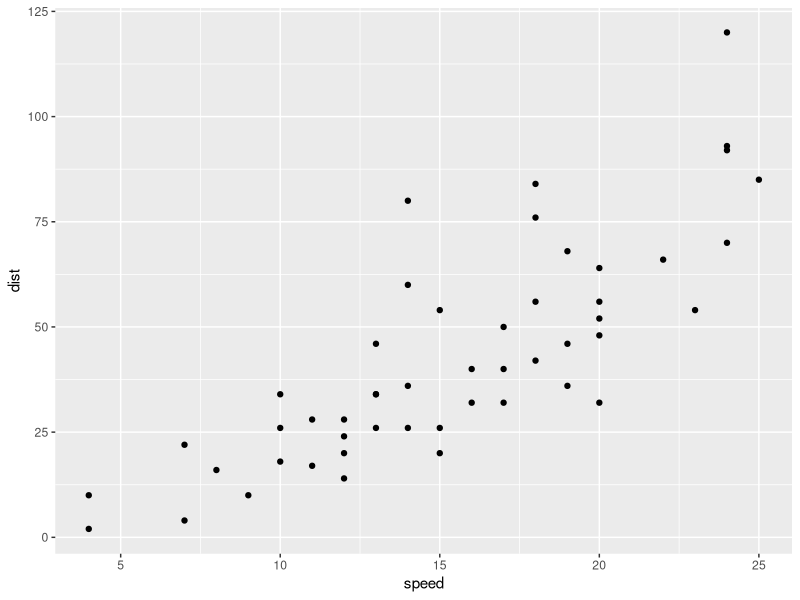
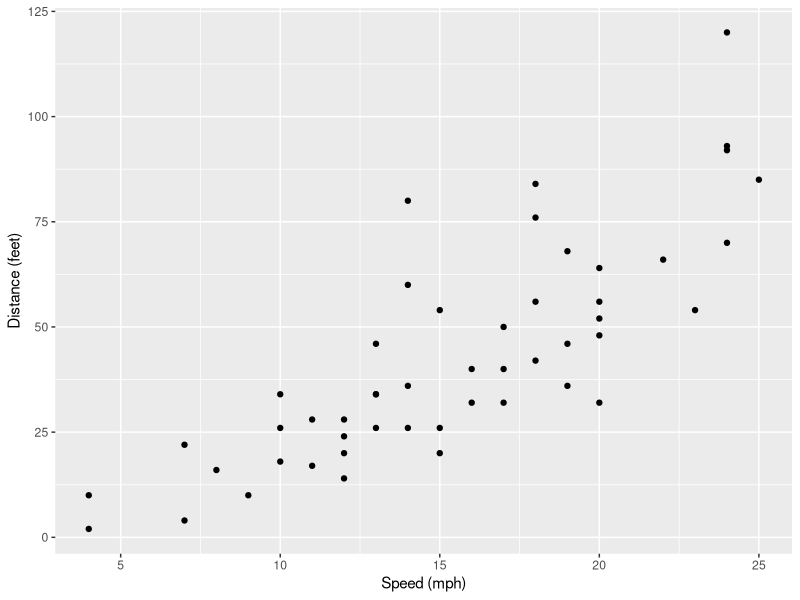
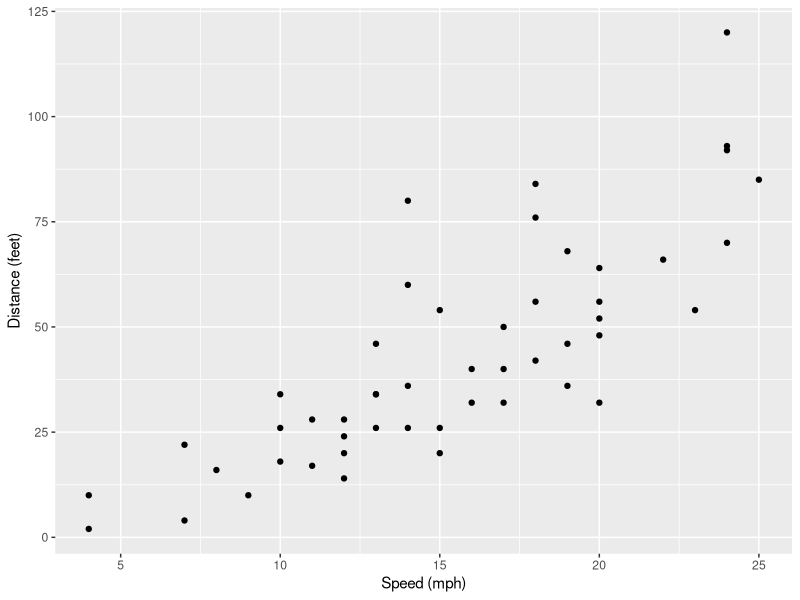
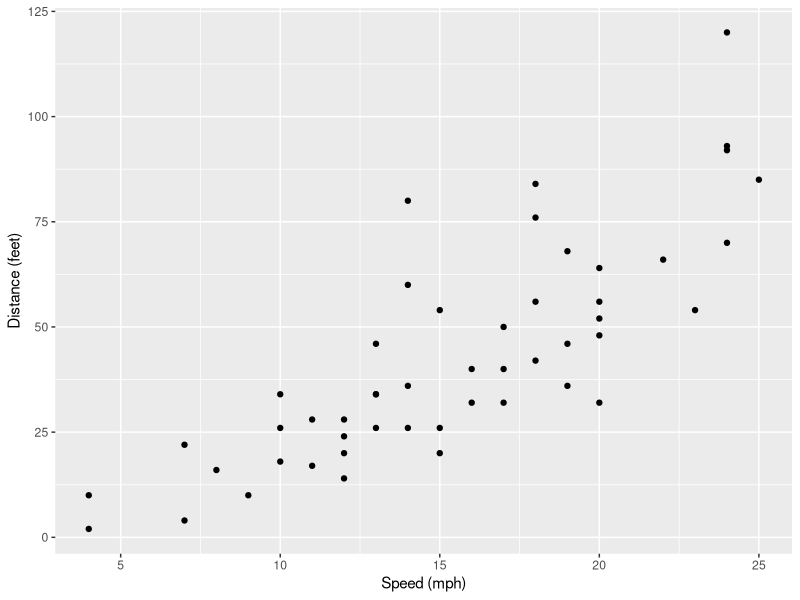
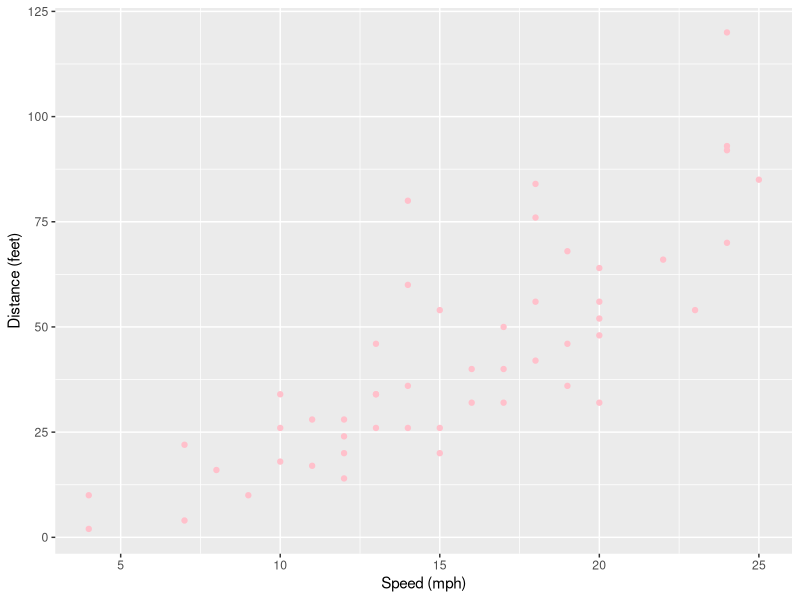
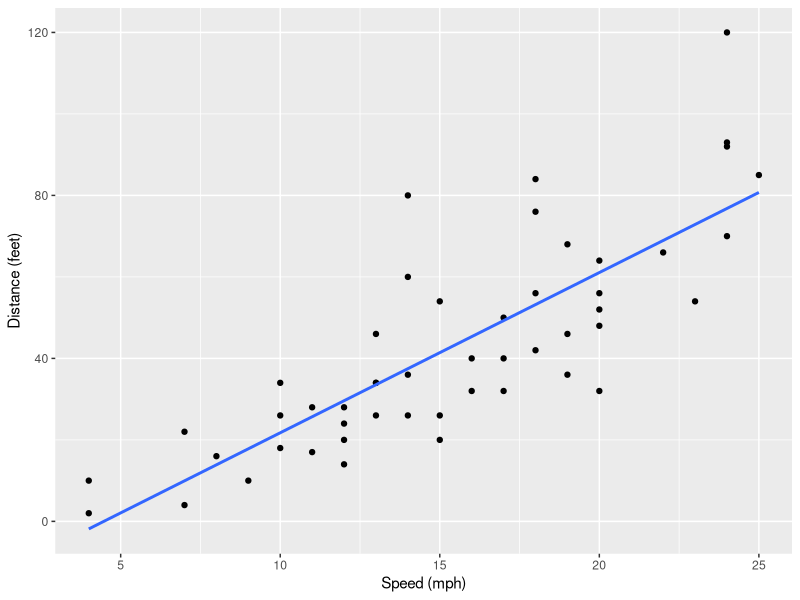
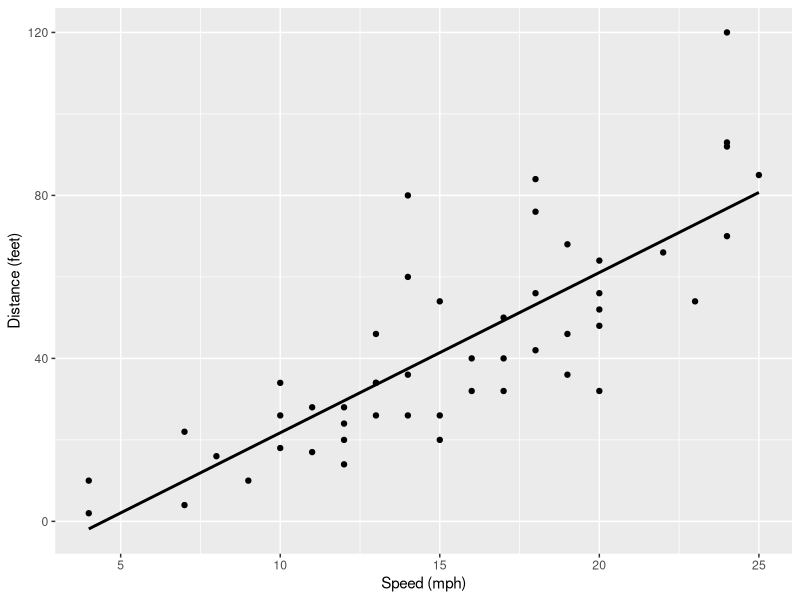
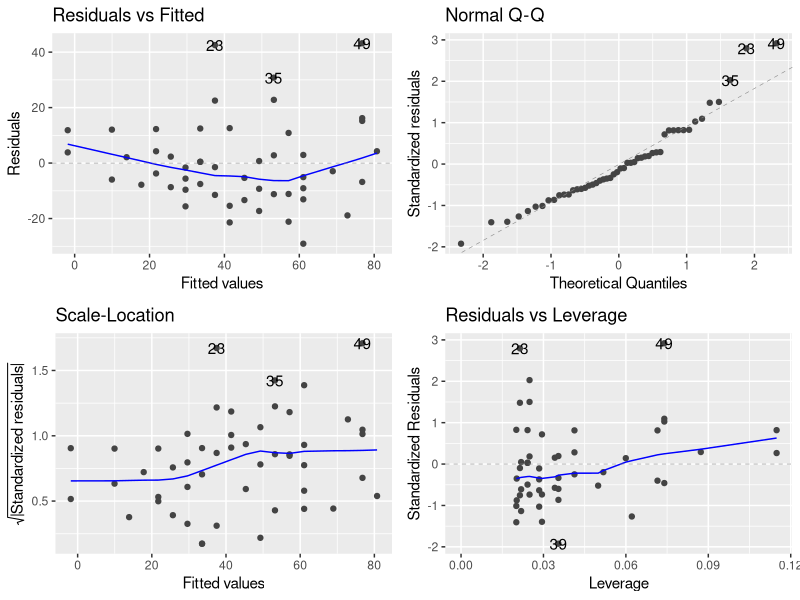

Write R code to recreate these figures, in order.
## ---- chunk 1
library(tidyverse)
## ---- chunk 2
cars
## ---- chunk 3
summary(cars)
## ---- chunk 4
ggplot(cars, aes(x = speed, y = dist)) +
  geom_point()
## ---- chunk 5
ggplot(cars, aes(x = speed, y = dist)) +
  geom_point() +
  labs(x = "Speed (mph)", y = "Distance (feet)")
## ---- chunk 6
ggplot(cars, aes(x = speed, y = dist)) +
  geom_point() +
  labs(x = "Speed (mph)", y = "Distance (feet)")
## ---- chunk 7
ggplot(cars, aes(x = speed, y = dist)) +
  geom_point() +
  labs(x = "Speed (mph)", y = "Distance (feet)")
## ---- chunk 8
ggplot(cars, aes(x = speed, y = dist)) +
  geom_point(colour = "pink") +
  labs(x = "Speed (mph)", y = "Distance (feet)")
## ---- chunk 9
fit <- lm(dist ~ speed, data = cars)
summary(fit)
## ---- chunk 10
summary(fit)$coefficients
## ---- chunk 11
library(knitr)
kable(summary(fit)$coefficients, 
      format = "html")
## ---- chunk 12
library(kableExtra)
kable(summary(fit)$coefficients, 
      format = "html", 
      caption = "Regression model result when applied to data `cars`.", 
      digits = 4) %>%
  kable_styling(position = "center")
## ---- chunk 13
fit.results <- as.data.frame(summary(fit)$coefficients)
row.names(fit.results) <- c("Intercept", "Speed")
kable(fit.results, 
      format = "html", 
      caption = "Regression model result when applied to data `cars`.", 
      digits = 4) %>%
  kable_styling(position = "center")
## ---- chunk 14
names(fit.results) <- c("Estimated Value", "Standard Error", "Statistic", "p-value")
kable(fit.results, 
      format = "html", 
      caption = "Regression model result when applied to data `cars`.", 
      digits = 4) %>%
  kable_styling(position = "center")
## ---- chunk 15
ggplot(cars, aes(x = speed, y = dist)) +
  geom_point() +
  labs(x = "Speed (mph)", y = "Distance (feet)") +
  geom_smooth(method = "lm", se = FALSE)
## ---- chunk 16
ggplot(cars, aes(x = speed, y = dist)) +
  geom_point() +
  labs(x = "Speed (mph)", y = "Distance (feet)") +
  geom_smooth(method = "lm", se = FALSE, colour = "black")
## ---- chunk 17
library(ggfortify)
autoplot(fit)
